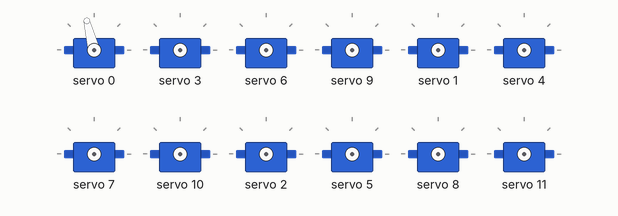
Recording of a sketch running on a simulated Arduino Uno, built with avr-gcc and run on an emulated ATmega328P. Shown: 12 × servo. At 9.3 s the program stops and its outputs stay as they are.

Above: at 0.05 s.
Timing chart, 0 to 3.0 s (numbered marks = the images above):
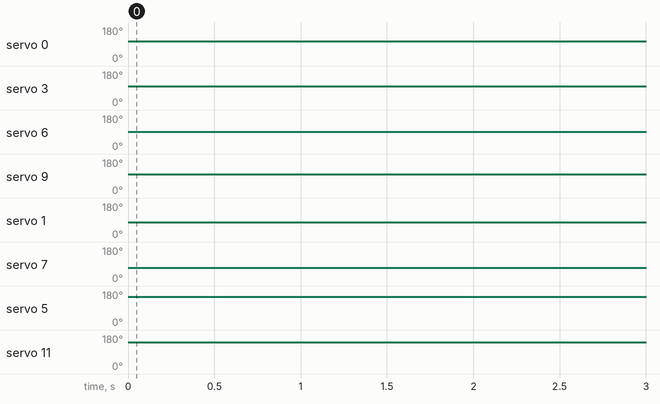

Measured:
- by itself, servo 0: 104° → 94° at 4.6 s, → 104° 0.27 s later, → 94° 0.79 s later, → 104° 0.27 s later, … (10 changes in this stretch)
- by itself, servo 3: 100° → 91° at 4.1 s, → 100° 0.27 s later, → 91° 0.79 s later, → 100° 0.27 s later, … (10 changes in this stretch)
- by itself, servo 6: 91° → 81° at 4.6 s, → 91° 0.27 s later, → 81° 0.79 s later, → 91° 0.27 s later, … (10 changes in this stretch)
- by itself, servo 9: 99° → 89° at 4.1 s, → 99° 0.27 s later, → 89° 0.79 s later, → 99° 0.27 s later, … (10 changes in this stretch)
- by itself, servo 7: 71° → 62° at 3.9 s, → 71° 0.19 s later, → 81° 0.27 s later, → 62° 0.31 s later, … (16 changes in this stretch)
- by itself, servo 11: 141° → 132° at 3.9 s, → 151° 0.31 s later, → 141° 0.33 s later, → 132° 0.27 s later, … (16 changes in this stretch)

The sketch:

_1_24_1.ino
```cpp
#include <Wire.h>
#include <Adafruit_PWMServoDriver.h>
#include "servoClass.h"
#include "condition.h"

extern Adafruit_PWMServoDriver pwm;// = Adafruit_PWMServoDriver();

#define freq 60
#define timspace  50
MyServo ser[4][3];  //定义舵机对象
int i, j;
int buer[3] = {1, 5, 1};

void setup() {
  for (i = 0; i <= 3; i++)
  for (j = 0; j <= 2; j++) {
    ser[i][j].si = i;
    ser[i][j].sj = j;
    ser[i][j].num = 3 * i + j;
    }                             //初始化舵机参数
    // Serial.begin(9600);
    // Serial.println("test begin!");
    // Serial.println();
    pwm.begin();
    pwm.setPWMFreq(freq);

  ser[0][0].setServoPWM(110, 560); //broken
  ser[0][1].setServoPWM(110, 560);
  ser[0][2].setServoPWM(140, 565); //0-170
  ser[1][0].setServoPWM(120, 540);
  ser[1][1].setServoPWM(110, 560);
  ser[1][2].setServoPWM(110, 562);
  ser[2][0].setServoPWM(90, 520);
  ser[2][1].setServoPWM(90, 540);
  ser[2][2].setServoPWM(120, 560);
  ser[3][0].setServoPWM(110, 540);
  ser[3][1].setServoPWM(110, 540);
  ser[3][2].setServoPWM(110, 540);
}

void loop() {
  while (1) {

    while (buer[0]) {
      init_1();   //初始化

      buer[0]--;
    }
    while (buer[1]) {

      //第一步
      ser[2][1].changle(80);
      ser[0][1].changle(100);

      ser[3][2].changle(150);
      ser[1][2].changle(170);
      delay(100);

      delay(timspace);

      ser[2][1].changle(90);
      ser[0][1].changle(90);

      ser[3][0].changle(105);
      ser[1][0].changle(105);
      delay(100);
      ser[3][2].changle(170);
      ser[1][2].changle(150);

      delay(100);
      ser[1][0].changle(115);
      ser[3][0].changle(115);

      ser[2][1].changle(100);
      ser[0][1].changle(80);

      delay(100);

      delay(timspace);

      ser[3][2].changle(160);
      ser[1][2].changle(160);

      ser[2][0].changle(105);
      ser[0][0].changle(105);
      delay(100);
      ser[2][1].changle(80);
      ser[0][1].changle(100);

      delay(100);
      ser[2][0].changle(115);
      ser[0][0].changle(115);

      ser[3][2].changle(150);
      ser[1][2].changle(170);


      delay(100);

      delay(timspace);

      buer[1]--;
    }
  }
}
```

condition.cpp
```cpp
#include "condition.h"
#include "servoClass.h"
#include <arduino.h>

extern int i;
extern MyServo ser[4][3];

void init_1() //初始化
{
  for (i = 0; i <= 3; i++) {
    ser[i][0].addangle(115);
    delay(200);
  }

  for (i = 0; i <= 3; i++) {
    ser[i][1].addangle(90);
    delay(200);
  }

  for (i = 0; i <= 3; i++) {
    ser[i][2].addangle(160);
    delay(200);
  }
  delay(1500);
}
```

condition.h
```cpp
#ifndef CONDITION_H
#define CONDITION_H


void init_1();


#endif
```

servoClass.cpp
```cpp
#include "servoClass.h"
#include <Adafruit_PWMServoDriver.h>

Adafruit_PWMServoDriver pwm = Adafruit_PWMServoDriver();

MyServo::MyServo() { //构造函数
  SERVOMIN = 90;
  SERVOMAX = 580;
  //中间值335
}
void MyServo::setServoPWM(int mi, int ma) { //修改pwm占空比
  SERVOMIN = mi;
  SERVOMAX = ma;
}

void MyServo::changle(int ang) {
  int i;

  if(angle<=ang)
    for(i=angle;i<=ang;i++){
      pwm.setPWM(num, 0, map(i, 0, 180, SERVOMIN, SERVOMAX));
      //delay(1);
    }
  if(angle>ang)
    for(i=angle;i>=ang;i--){
      pwm.setPWM(num, 0, map(i, 0, 180, SERVOMIN, SERVOMAX));
      //delay(1);
    }

  angle = ang;
  //printInfor();
}

void MyServo::addangle(int ang) {
  angle = ang;
  pwm.setPWM(num, 0, map(angle, 0, 180, SERVOMIN, SERVOMAX));
  //printInfor();
}

void MyServo::printInfor() { //打印数据函数
  Serial.print("servo:");
  Serial.print(si);
  Serial.print(" ");
  Serial.print(sj);
  Serial.print("  pinNum:");
  Serial.println(num);
  Serial.print("move to ");
  Serial.print(angle);
  Serial.println(" degree  ");
  Serial.print("PWM value:");
  Serial.println(map(angle, 0, 180, SERVOMIN, SERVOMAX));
  Serial.print("SERVOMIN:");
  Serial.print(SERVOMIN);
  Serial.print("  SERVOMAX:");
  Serial.println(SERVOMAX);
  Serial.println();
}
```

servoClass.h
```cpp
#ifndef SERVOCLASS_H
#define SERVOCLASS_H


//定义舵机类
class MyServo {
  public:
    MyServo();  //构造函数
    int si, sj, num; //舵机编号si，sj，对应驱动板上接口num
    int angle;  //舵机角度
    int SERVOMIN, SERVOMAX; //舵机最大最小脉冲
    void setServoPWM(int mi, int ma); //设置舵机脉冲范围
    void changle(int ang);        //舵机改变到ang角度，绝对
    void addangle(int ang);       //舵机转过多少角度，相对
    void printInfor();            //打印舵机数据
};


#endif
```
